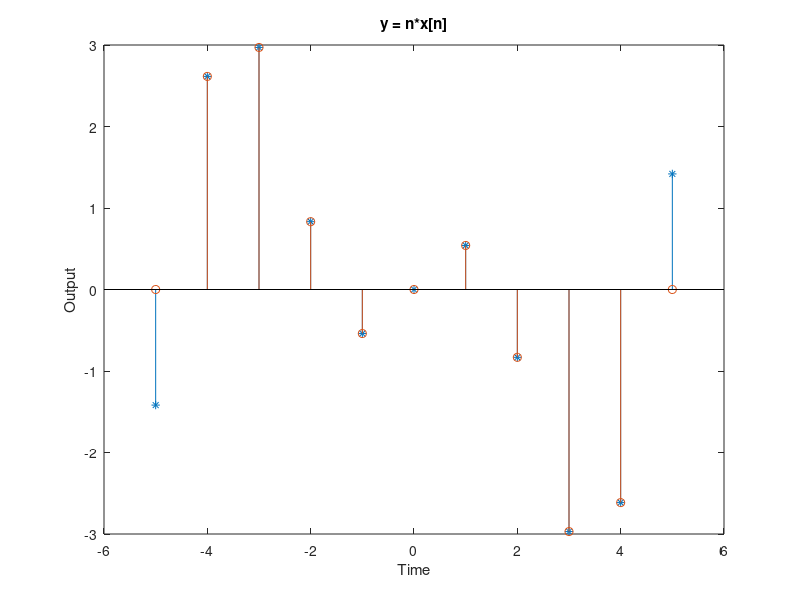

Source code (MATLAB):
l1 = 5;
l2 = l1 -1;

% for time invariant and satble and invertible
% the original function:x[n] = cos(n) and y = n*x[n]
n1 = [-l1:l1];
x1 = cos(n1);
y1 = n1 .* x1;

% let the input signal have a time shift:x2[n] = x1[n-1]
n2 = [-l2:l2];
x2 = [0 cos(n2) 0];
y2 = n1 .* x2;

stem(n1, y1, '*');
hold on
stem(n1, y2);

title('y = n*x[n]');
xlabel('Time');
ylabel('Output');
